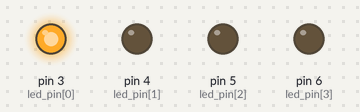
The sketch below on a simulated Arduino Uno, built with avr-gcc and run on an emulated ATmega328P. Parts: output pins drawn as LEDs (lit = HIGH).

Above: at 0.5 s.
At 1.5 s:
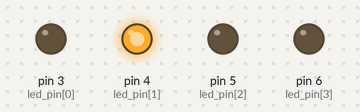
At 2.5 s:
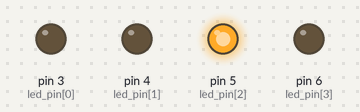
At 3.5 s:
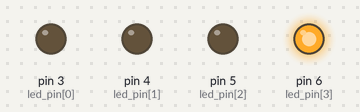
Timing chart, 0 to 5.2 s (numbered marks = the images above):
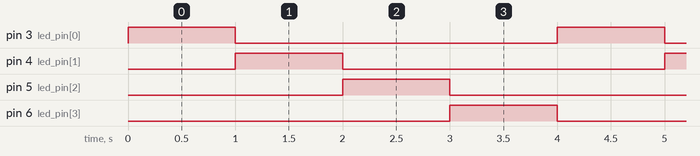

The sketch:

app.ino
```cpp
const int led_pin[4] = {3, 4, 5, 6};

const int led_out[4][4] = {
    {1, 0, 0, 0},
    {0, 1, 0, 0},
    {0, 0, 1, 0},
    {0, 0, 0, 1},
};

int out_no = 0;

void setup()
{
    for (int n = 0; n < 4; ++n)
    {
        pinMode(led_pin[n], OUTPUT);
        digitalWrite(led_pin[n], LOW);
    }
}

void loop()
{
    for (int n = 0; n < 4; ++n)
    {
        // digitalWrite(led_pin[n], led_out[out_no][n]);
        digitalWrite(led_pin[n], n == out_no);
    }
    // ++out_no;
    // if (out_no == 4) out_no = 0;
    out_no = (out_no + 1) % 4;
    delay(1000);
}
```

Measured:
- by itself, pin 3 (led_pin[0]), pin 4 (led_pin[1]), pin 5 (led_pin[2]), pin 6 (led_pin[3]): alternates HIGH for 1.0 s and LOW for 3.0 s
- by itself, everything shown: repeats every 4.0 s, in 4 steps
